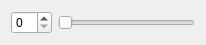
<?xml version="1.0" encoding="UTF-8"?>
<ui version="4.0">
 <class>smallwidget</class>
 <widget class="QWidget" name="smallwidget">
  <property name="geometry">
   <rect>
    <x>0</x>
    <y>0</y>
    <width>206</width>
    <height>40</height>
   </rect>
  </property>
  <property name="windowTitle">
   <string>Form</string>
  </property>
  <layout class="QHBoxLayout" name="horizontalLayout">
   <item>
    <widget class="QSpinBox" name="spinBox"/>
   </item>
   <item>
    <widget class="QSlider" name="horizontalSlider">
     <property name="orientation">
      <enum>Qt::Horizontal</enum>
     </property>
    </widget>
   </item>
  </layout>
 </widget>
 <resources/>
 <connections/>
</ui>
